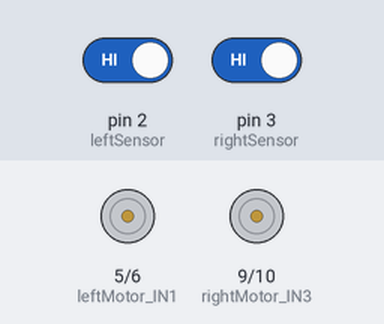
Simulated run of this sketch. Board: Arduino Uno, built with avr-gcc and run on an emulated ATmega328P. Shown: motor-driver pin pairs drawn as motors (green arrow = first pin HIGH = forward, orange = second pin HIGH = backward, longer = more drive). Inputs (shaded band) come from the test bench; at power-on: pin 2 (leftSensor) HIGH, pin 3 (rightSensor) HIGH. At 2.1 s the program stops and its outputs stay as they are.

Above: at 2.1 s.
Timing chart, 0 to 3.6 s (numbered marks = the images above):
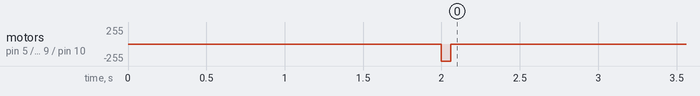

The sketch:

09_Line_Following_Robot.ino
```cpp
/*
 Project 09: Line Following Robot
 * Track Type: THIN LINE (Sensors straddle the black tape)
 * Sensor Type: ACTIVE-LOW (White/LED ON = LOW | Black/LED OFF = HIGH)
 * Features: Soft Pivot Turning & Active Braking for Intersections
 */

const int leftSensor = 2;
const int rightSensor = 3;

const int leftMotor_IN1 = 5;
const int leftMotor_IN2 = 6;
const int rightMotor_IN3 = 9;
const int rightMotor_IN4 = 10;

const int baseSpeed = 120;
const int turnSpeed = 140;

// --- Braking Variable ---
// How many milliseconds to fire the reverse thrusters.
const int brakeTime = 60; // TUNE THIS: 40 to 80 is usually the sweet spot

void setup() {
  pinMode(leftSensor, INPUT);
  pinMode(rightSensor, INPUT);

  pinMode(leftMotor_IN1, OUTPUT);
  pinMode(leftMotor_IN2, OUTPUT);
  pinMode(rightMotor_IN3, OUTPUT);
  pinMode(rightMotor_IN4, OUTPUT);

  delay(2000);
}

void loop() {
  int leftState = digitalRead(leftSensor);
  int rightState = digitalRead(rightSensor);

  // 1. Both on WHITE (LOW) -> Move Forward
  if (leftState == LOW && rightState == LOW) {
    analogWrite(leftMotor_IN1, baseSpeed);
    digitalWrite(leftMotor_IN2, LOW);
    analogWrite(rightMotor_IN3, baseSpeed);
    digitalWrite(rightMotor_IN4, LOW);
  }

  // 2. Left hits BLACK (HIGH) -> SOFT TURN LEFT
  else if (leftState == HIGH && rightState == LOW) {
    digitalWrite(leftMotor_IN1, LOW);
    digitalWrite(leftMotor_IN2, LOW);

    analogWrite(rightMotor_IN3, turnSpeed);
    digitalWrite(rightMotor_IN4, LOW);
  }

  // 3. Right hits BLACK (HIGH) -> SOFT TURN RIGHT
  else if (leftState == LOW && rightState == HIGH) {
    analogWrite(leftMotor_IN1, turnSpeed);
    digitalWrite(leftMotor_IN2, LOW);

    digitalWrite(rightMotor_IN3, LOW);
    digitalWrite(rightMotor_IN4, LOW);
  }

  // 4. Both hit BLACK (HIGH) -> T-Intersection -> ACTIVE BRAKE & STOP
  else if (leftState == HIGH && rightState == HIGH) {
    activeBrake();

    // Trap the Arduino in an infinite loop so it stays stopped forever
    while(true) {
      // Do nothing. Press the reset button on the Arduino to restart.
    }
  }
}

// === ACTIVE BRAKING FUNCTION ===
void activeBrake() {
  // 1. Fire full power in REVERSE
  digitalWrite(leftMotor_IN1, LOW);
  analogWrite(leftMotor_IN2, 255);
  digitalWrite(rightMotor_IN3, LOW);
  analogWrite(rightMotor_IN4, 255);

  // 2. Wait just long enough to kill forward momentum
  delay(brakeTime);

  // 3. Shut motors off completely
  digitalWrite(leftMotor_IN1, LOW);
  digitalWrite(leftMotor_IN2, LOW);
  digitalWrite(rightMotor_IN3, LOW);
  digitalWrite(rightMotor_IN4, LOW);
}
```

Measured:
- by itself, motor on pin 5 (leftMotor_IN1) / pin 6 (leftMotor_IN2), motor on pin 9 (rightMotor_IN3) / pin 10 (rightMotor_IN4): stopped → backward 255/255 at 2.0 s, → stopped 0.06 s later
